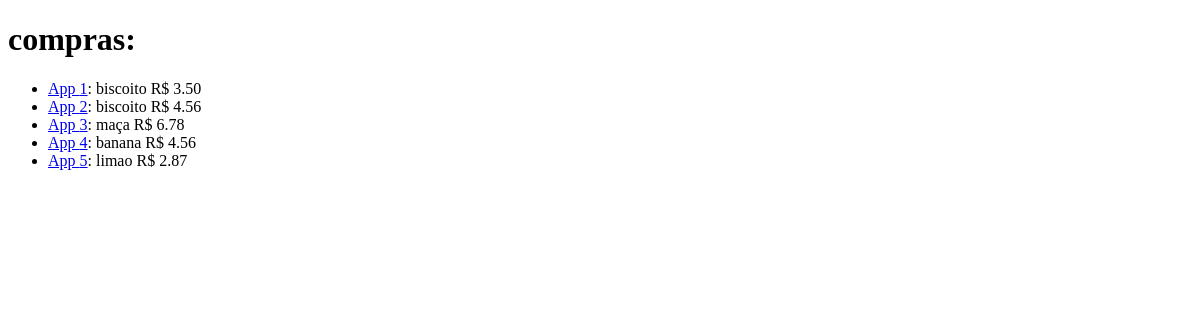
Page /app/ on the earlier database version.
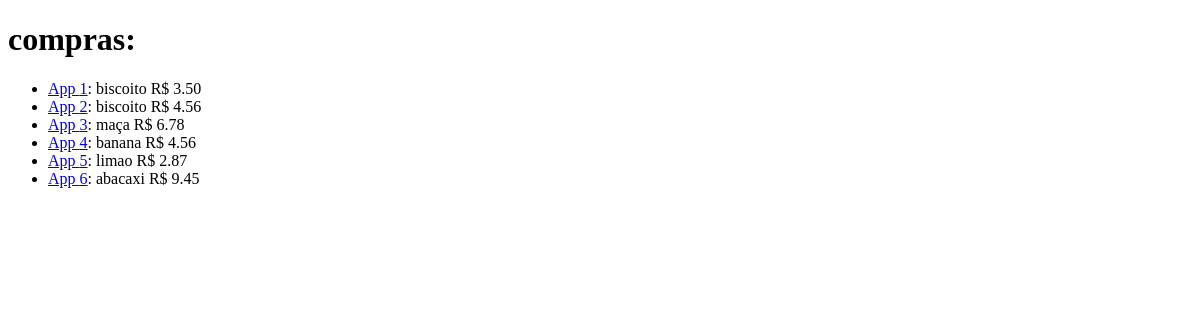
Same page on the later database version.
### app/models.py (models this page shows, shortened)
class App(models.Model):
    compra = models.CharField(max_length=64)
    preco = models.DecimalField(max_digits=10, decimal_places=2)

### app/views.py (the view)
# urls.py: path('', views.index, name="index"),
def index(request):
    return render(request, "app/index.html", {
        "app": App.objects.all()
    })

### app/templates/app/index.html (shortened to what this page needs)
{% extends "app/layout.html" %}
{% block body %}
    <h1>compras:</h1>
    <ul>
        {% for app in app %}
            <li><a href="{% url 'app' app.id %}">App {{ app.id }}</a>: {{ app.compra }} R$ {{ app.preco }}</li>
        {% endfor %}
    </ul>
{% endblock %}

Differences in the rows shown:
added App: id "6", compra "abacaxi", preco "9.45"
